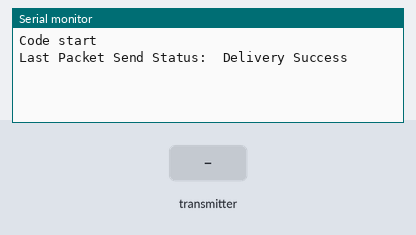
Bench run of a sketch on a simulated ESP32. Parts: the last lines printed to the serial monitor. The inputs (shaded band) are chosen by the test bench.

Above: at 1.2 s.
1.3 s: the transmitter starts sending msg = 0
At 1.61 s:
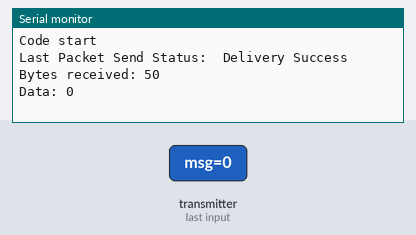
2.8 s: the transmitter starts sending msg = 1
At 3.11 s:
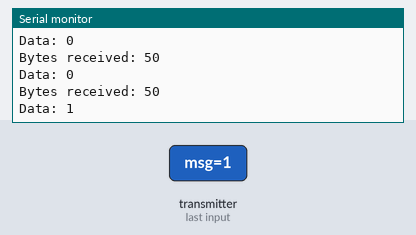

Measured:
- after the input at 1.3 s, the serial monitor: prints a new line at once (image 1)
- after the input at 2.8 s, the serial monitor: prints a new line at once (image 2)

The sketch:

ESPNOW_2Way_ESP32.ino
```cpp
/*  Flow of the code

  1 - Put WiFi in STA Mode
  2 - Intialize ESPNOW
  3 - Add peer device
  4 - Define Send Callback Function
  5 - Define Receive Callback Function

*/

#include <esp_now.h>
#include <WiFi.h>

// REPLACE WITH THE MAC Address of your receiver
uint8_t broadcastAddress[] = {0x80, 0x7D, 0x3A, 0x6E, 0x8D, 0x23};


//Structure example to send data
//Must match the receiver structure
typedef struct struct_message {
    char msg[50];
} struct_message;

// Create a struct_message called DHTReadings to hold sensor readings
struct_message outgoingReadings;

struct_message incomingReadings;

// Variable to store if sending data was successful
String success;
// Callback when data is sent
void OnDataSent(const uint8_t *mac_addr, esp_now_send_status_t status) {
  Serial.print("\r\nLast Packet Send Status:\t");
  Serial.println(status == ESP_NOW_SEND_SUCCESS ? "Delivery Success" : "Delivery Fail");
  if (status == 0) {
    success = "Delivery Success :)";
  }
  else {
    success = "Delivery Fail :(";
  }
}

// Callback when data is received
void OnDataRecv(const uint8_t * mac, const uint8_t *incomingData, int len)
{
  memcpy(&incomingReadings, incomingData, sizeof(incomingReadings));
  Serial.print("Bytes received: ");
  Serial.println(len);
  Serial.print("Data: ");Serial.println(incomingReadings.msg);
}

void setup()
{
  // Init Serial Monitor
  Serial.begin(115200);
  Serial.println("Code start");

  // Set device as a Wi-Fi Station
  WiFi.mode(WIFI_STA);

  // Init ESP-NOW
  if (esp_now_init() != ESP_OK) {
    Serial.println("Error initializing ESP-NOW");
    return;
  }

  // Register peer
  esp_now_peer_info_t peerInfo;
  memset(&peerInfo, 0, sizeof(peerInfo));
  for (int ii = 0; ii < 6; ++ii )
  {
    peerInfo.peer_addr[ii] = (uint8_t) broadcastAddress[ii];
  }
  peerInfo.channel = 0;
  peerInfo.encrypt = false;

  // Add peer
  if (esp_now_add_peer(&peerInfo) != ESP_OK) {
    Serial.println("Failed to add peer");
    return;
  }

  // Once ESPNow is successfully Init, we will register for Send CB to
  // get the status of Trasnmitted packet
  esp_now_register_send_cb(OnDataSent);

  // Register for a callback function that will be called when data is received
  esp_now_register_recv_cb(OnDataRecv);

}

void loop()
{
  strcpy(outgoingReadings.msg, "Hello from ESP32");
  esp_err_t result = esp_now_send(broadcastAddress, (uint8_t *) &outgoingReadings, sizeof(outgoingReadings));
  delay(5000);
}
```
